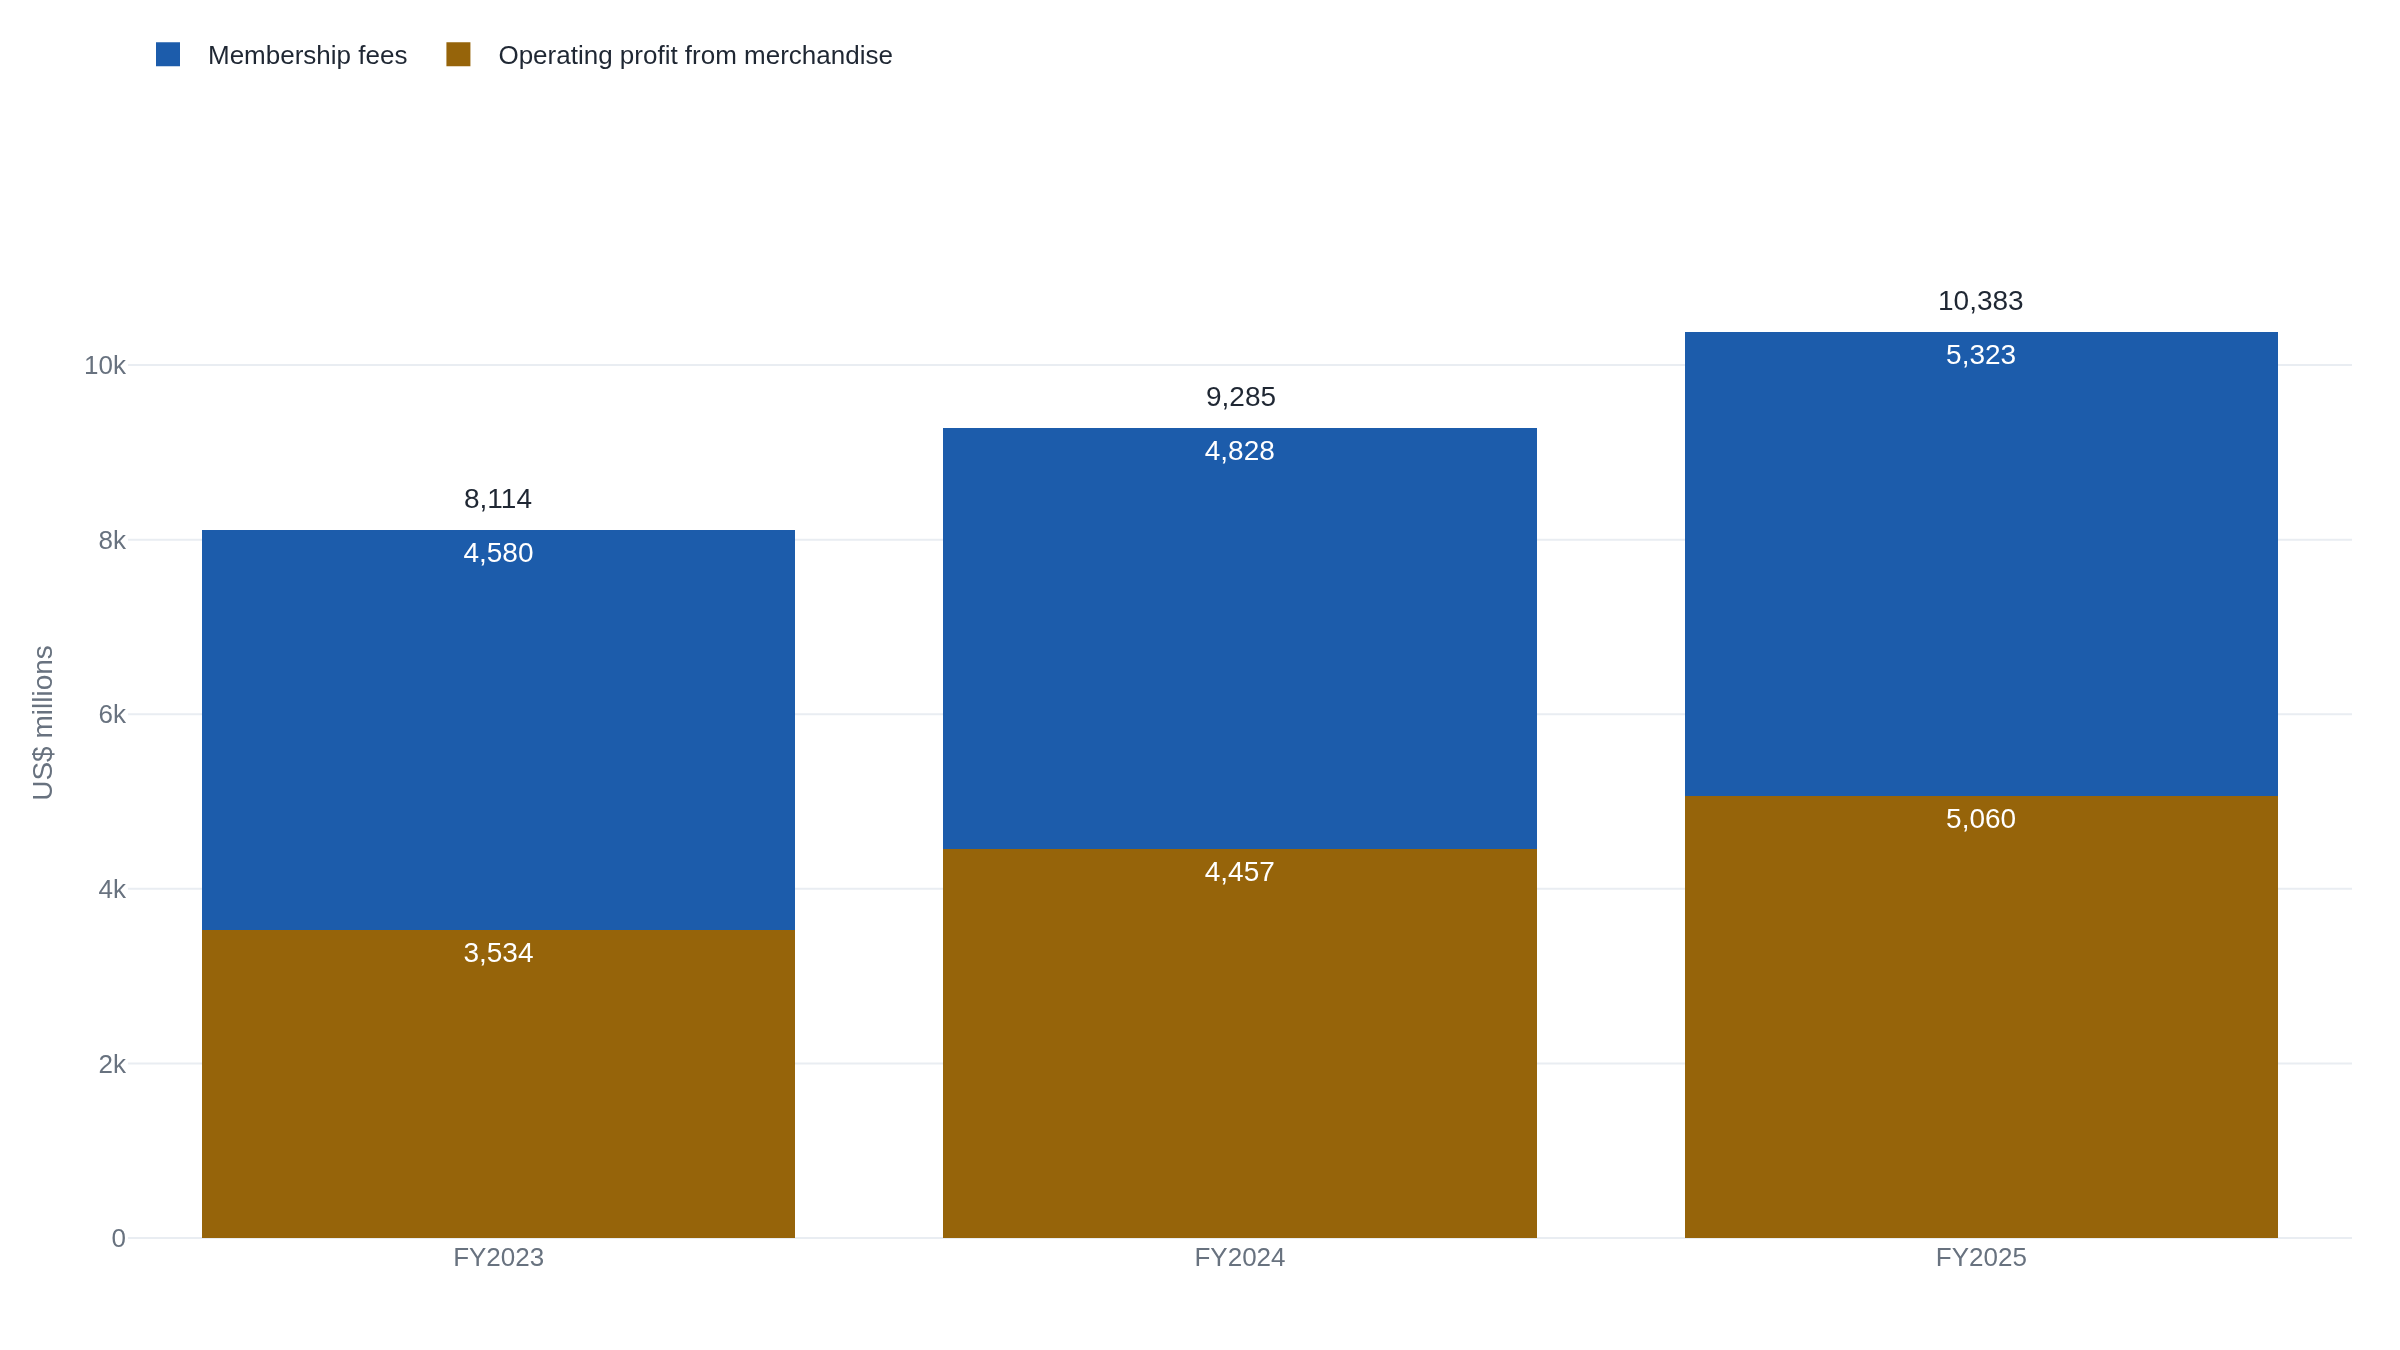

Write Python code to recreate this figure.
"""Costco's operating income split by source, fiscal 2023 through fiscal 2025.

Every input is a line from Costco's Consolidated Statements of Income, Form
10-K (FY2025, accession 0000909832-25-000101), in US$ millions:

    Net sales:          237,710 (FY23)  249,625 (FY24)  269,912 (FY25)
    Merchandise costs:  212,586 (FY23)  222,358 (FY24)  239,886 (FY25)
    SG&A:                21,590 (FY23)   22,810 (FY24)   24,966 (FY25)
    Membership fees:      4,580 (FY23)    4,828 (FY24)    5,323 (FY25)
    Operating income:     8,114 (FY23)    9,285 (FY24)   10,383 (FY25)

"Operating profit from merchandise" is derived, not a reported line: net
sales minus merchandise costs minus SG&A. Adding membership fees back
reproduces Costco's reported operating income exactly in all three years,
which is the check that the split is real rather than illustrative:

    FY23: (237,710 - 212,586 - 21,590) + 4,580 = 3,534 + 4,580 = 8,114
    FY24: (249,625 - 222,358 - 22,810) + 4,828 = 4,457 + 4,828 = 9,285
    FY25: (269,912 - 239,886 - 24,966) + 5,323 = 5,060 + 5,323 = 10,383
"""

import plotly.graph_objects as go

years = ["FY2023", "FY2024", "FY2025"]
merch_operating_profit = [3534, 4457, 5060]
membership_fees = [4580, 4828, 5323]
totals = [a + b for a, b in zip(merch_operating_profit, membership_fees)]

fig = go.Figure()
fig.add_trace(
    go.Bar(
        name="Operating profit from merchandise",
        x=years,
        y=merch_operating_profit,
        text=[f"{v:,}" for v in merch_operating_profit],
        textposition="inside",
    )
)
fig.add_trace(
    go.Bar(
        name="Membership fees",
        x=years,
        y=membership_fees,
        text=[f"{v:,}" for v in membership_fees],
        textposition="inside",
    )
)
for x, total in zip(years, totals):
    fig.add_annotation(
        x=x,
        y=total,
        text=f"{total:,}",
        showarrow=False,
        yshift=16,
        font={"size": 14},
    )
fig.update_layout(
    barmode="stack",
    yaxis_title="US$ millions",
    legend={"orientation": "h", "y": 1.12, "x": 0},
    margin={"t": 40},
)
fig.update_yaxes(range=[0, 11800])
